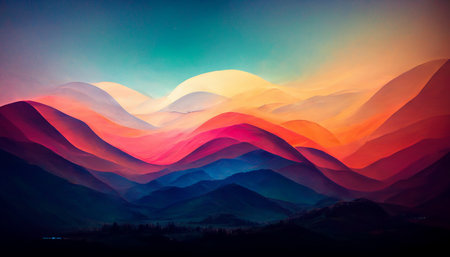
#> input picture Day02/ex05/landscape.jpg, 450 x 257 px
$ python tester.py
#> lines starting #> are read from the running program, lines starting #| are printed output that depends on the picture
### Day02/ex05/load_image.py
import numpy as np
from PIL import Image

def mode_to_channels(mode: str) -> int:
    """
    Accepts an image mode and returns the number of channels.
    """
    if mode == "1" or mode == "L":
        return 1
    elif mode == "RGB" or mode == "YCbCr" or mode == "LAB" or mode == "HSV":
        return 3
    elif mode == "RGBA" or mode == "CMYK":
        return 4
    else:
        return 0

def ft_load(path: str):
    """
     loads an image, prints its format, and its pixels
    content in RGB format.
    """
#> called with path = 'landscape.jpg'
    image = Image.open(path)
#> image is the input picture: PIL image 450x257 RGB; mean R, G, B 98.7, 79.1, 89.1
    image.show()
    image_format = image.format
#> image_format = 'JPEG'
    image_shape = [image.size[1], image.size[0], mode_to_channels(image.mode)]
#> image_shape = [257, 450, 3]
    if image.mode != 'RGB':
        image = image.convert('RGB')
    all_pixels = []
    for i in range(image_shape[0]):
        for j in range(image_shape[1]):
            all_pixels.append((i + 256, j + 256, 0))
            all_pixels.append(image.getpixel((j, i)))
#> after the loop, all_pixels = 231300 items
    array = np.array(all_pixels)
    return array


# [8 lines left out: function main, not called in this run]


# [2 lines that do not run on import are left out]

### Day02/ex05/pimp_image.py
from load_image import ft_load
from PIL import Image, ImageDraw, ImageFont
import numpy as np

def ft_invert(array):
    max_values_columns = np.max(array, axis=0)
#> max_values_columns = [512, 705, 219]
    image = Image.new("RGB", ((max_values_columns[1] - 255), (max_values_columns[0] -255)))
#> image: PIL image 450x257 RGB; every value is 0
    lst = array.tolist()
#> lst = 231300 items
    i = 0
    while i < len(lst):
        loc = ((lst[i][1] - 256), (lst[i][0] - 256))
        raw_data = lst[i + 1]
        raw_data_array = np.array(raw_data)
        data_array = 255 - raw_data_array
        data = data_array.tolist()
        data = tuple(data)
        image.putpixel(loc, data)
        i += 2
#> this loop made 115650 passes
#> (loc, raw_data_array, data, i) on passes 1 to 3: ((0, 0), [19, 42, 83], (236, 213, 172), 2), ((1, 0), [23, 42, 84], (232, 213, 171), 4), ((2, 0), [28, 43, 84], (227, 212, 171), 6)
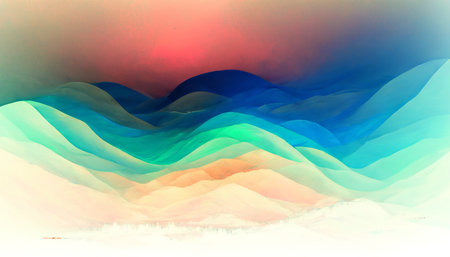
#> image: PIL image 450x257 RGB; mean R, G, B 156.3, 175.9, 165.9
#> after the loop, i = 231300
    image.show()

def ft_red(array):
    max_values_columns = np.max(array, axis=0)
#> max_values_columns = [512, 705, 219]
    image = Image.new("RGB", ((max_values_columns[1] - 255), (max_values_columns[0] -255)))
    lst = array.tolist()
#> lst = 231300 items
    i = 0
    while i < len(lst):
        loc = ((lst[i][1] - 256), (lst[i][0] - 256))
        raw_data = lst[i + 1]
        raw_data_array = np.array(raw_data)
        data_array = np.array([1, 0, 0]) * raw_data_array
        data = data_array.tolist()
        data = tuple(data)
        image.putpixel(loc, data)
        i += 2
#> this loop made 115650 passes
#> (loc, raw_data_array, data, i) on passes 2 to 4: ((1, 0), [23, 42, 84], (23, 0, 0), 4), ((2, 0), [28, 43, 84], (28, 0, 0), 6), ((3, 0), [30, 43, 85], (30, 0, 0), 8)
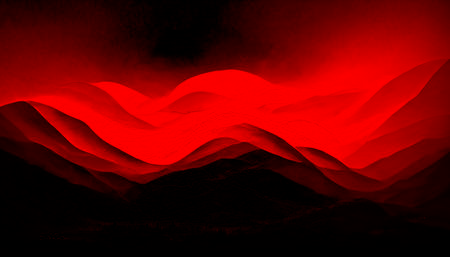
#> image: PIL image 450x257 RGB; mean R, G, B 98.7, 0, 0
    image.show()

def ft_green(array):
    max_values_columns = np.max(array, axis=0)
    image = Image.new("RGB", ((max_values_columns[1] - 255), (max_values_columns[0] -255)))
    lst = array.tolist()
    i = 0
    while i < len(lst):
        loc = ((lst[i][1] - 256), (lst[i][0] - 256))
        raw_data = lst[i + 1]
        raw_data_array = np.array(raw_data)
        data_array = np.array([0, 1, 0]) * raw_data_array
        data = data_array.tolist()
        data = tuple(data)
        image.putpixel(loc, data)
        i += 2
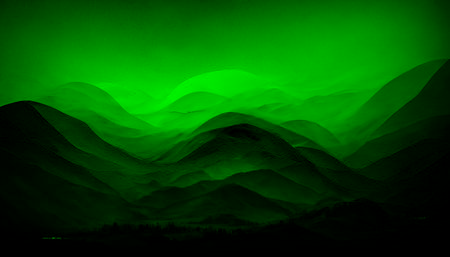
#> image: PIL image 450x257 RGB; mean R, G, B 0, 79.1, 0
    image.show()

def ft_blue(array):
    max_values_columns = np.max(array, axis=0)
    image = Image.new("RGB", ((max_values_columns[1] - 255), (max_values_columns[0] -255)))
    lst = array.tolist()
    i = 0
    while i < len(lst):
        loc = ((lst[i][1] - 256), (lst[i][0] - 256))
        raw_data = lst[i + 1]
        raw_data_array = np.array(raw_data)
        data_array = np.array([0, 0, 1]) * raw_data_array
        data = data_array.tolist()
        data = tuple(data)
        image.putpixel(loc, data)
        i += 2
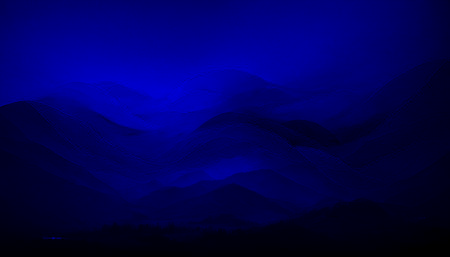
#> image: PIL image 450x257 RGB; mean R, G, B 0, 0, 89.1
    image.show()

def ft_grey(array):
    max_values_columns = np.max(array, axis=0)
    image = Image.new("L", ((max_values_columns[1] - 255), (max_values_columns[0] -255)))
#> image: PIL image 450x257 L; every value is 0
    lst = array.tolist()
    i = 0
    while i < len(lst):
        loc = ((lst[i][1] - 256), (lst[i][0] - 256))
        raw_data = lst[i + 1]
        raw_data_array = np.array(raw_data)
        data = int(np.mean(raw_data_array))
        image.putpixel(loc, data)
        i += 2
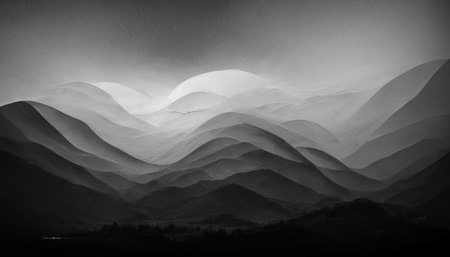
#> image: PIL image 450x257 L; min 0, max 239, mean 88.7
    image.show()

### Day02/ex05/tester.py
from load_image import ft_load
from pimp_image import ft_invert
from pimp_image import ft_red
from pimp_image import ft_green
from pimp_image import ft_blue
from pimp_image import ft_grey

array = ft_load("landscape.jpg")
ft_invert(array)
ft_red(array)
ft_green(array)
ft_blue(array)
ft_grey(array)
